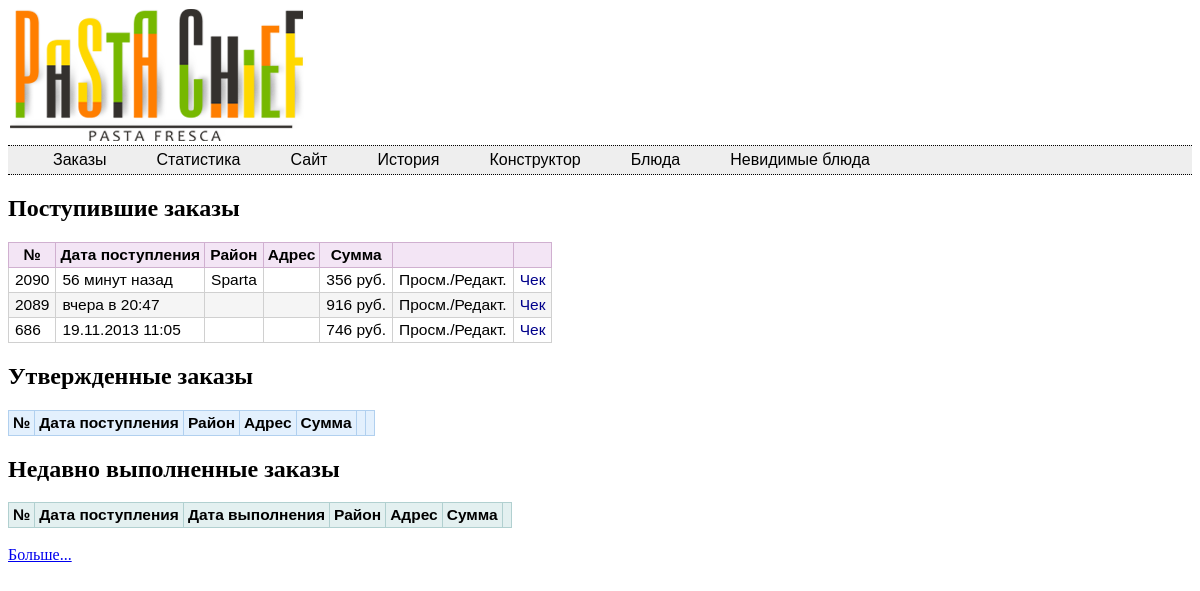
The page /admin/orders.php on the database its author committed.
### tables this page shows
CREATE TABLE IF NOT EXISTS `ps_orders` (
  `oid` int(11) NOT NULL AUTO_INCREMENT,
  `ohash` varchar(55) NOT NULL,
  `ctime` int(11) NOT NULL,
  `ftime` int(11) NOT NULL,
  `related_raj` int(11) NOT NULL,
  `adr` varchar(500) NOT NULL,
  `kvart` varchar(500) NOT NULL,
  `etaj` varchar(500) NOT NULL,
  `tel` varchar(500) NOT NULL,
  `comm` text NOT NULL,
  `sum` float NOT NULL,
  `self` int(2) NOT NULL,
  `forcefreesheep` int(2) NOT NULL,
  `status` enum('PLACED','CONFIRM','CANCEL','DONE') NOT NULL,
  PRIMARY KEY (`oid`),
  UNIQUE KEY `ohash` (`ohash`)
);

CREATE TABLE IF NOT EXISTS `ps_rajs` (
  `rid` int(11) NOT NULL AUTO_INCREMENT,
  `rname` varchar(255) NOT NULL,
  `sheep` float NOT NULL,
  `freesheep` float NOT NULL,
  PRIMARY KEY (`rid`)
);

### admin/orders.php (the view, shortened to what this page needs)
<?php
require_once("../libpastadb.php");
require_once("map.php");
    echo "<h2>Поступившие заказы</h2>";
    $ath = mysqli_query($db,"SELECT * FROM ps_orders LEFT JOIN ps_rajs ON rid = related_raj WHERE status = 'PLACED' ORDER BY ctime DESC;");
    $i = 0;
        echo "<table class=\"peertable placed\"><thead><tr>";
    echo "<th>№</th>";
    echo "<th>Дата поступления</th>";
    echo "<th>Район</th>";
    echo "<th>Адрес</th>";
    echo "<th>Сумма</th>";
    echo "<th></th>";
    echo "<th></th>";
    echo "</tr></thead><tbody>";
    while( $o = mysqli_fetch_array($ath)) {
        ++$i;
        echo "<tr class=\"".($i & 1 ? "" : "past")."\">";
        echo "<td><a href=\"edit.php?order=".$o['ohash']."\">".$o['oid']."</a></td>";
        echo "<td><a href=\"edit.php?order=".$o['ohash']."\">".addate($o['ctime'])."</a></td>";
        echo "<td><a href=\"edit.php?order=".$o['ohash']."\">".$o['rname']."</a></td>";
        echo "<td><a href=\"edit.php?order=".$o['ohash']."\">".$o['adr']." ".$o['kvart']."</a></td>";
        echo "<td><a href=\"edit.php?order=".$o['ohash']."\">".$o['sum']." руб.</a></td>";
        echo "<td><a href=\"edit.php?order=".$o['ohash']."\">Просм./Редакт.</a></td>";
        echo "<td><a href=\"check.php?order=".$o['ohash']."\" style=\"color: darkblue;\">Чек</a></td>";
        echo "</tr>";
       }
       echo "</tbody></table>";
           echo "<h2>Утвержденные заказы</h2>";
        echo "<table class=\"peertable\"><thead><tr>";
    echo "<th>№</th>";
    echo "<th>Дата поступления</th>";
    echo "<th>Район</th>";
    echo "<th>Адрес</th>";
    echo "<th>Сумма</th>";
    echo "<th></th>";
    echo "<th></th>";
    echo "</tr></thead><tbody>";
       echo "</tbody></table>";
           echo "<h2>Недавно выполненные заказы</h2>";
        echo "<table class=\"peertable shipped\"><thead><tr>";
    echo "<th>№</th>";
    echo "<th>Дата поступления</th>";
    echo "<th>Дата выполнения</th>";
    echo "<th>Район</th>";
    echo "<th>Адрес</th>";
    echo "<th>Сумма</th>";
    echo "<th></th>";
    echo "</tr></thead><tbody>";
       echo "</tbody></table>";
        echo "<br><a href=\"history.php\">Больше...</a>";
?>

### admin/map.php (shortened to what this page needs)
<?php
echo "<!DOCTYPE html PUBLIC \"-//W3C//DTD HTML 4.01 Transitional//EN\" \"http://www.w3.org/TR/html4/loose.dtd\">
	<head>
		<meta http-equiv=\"X-UA-Compatible\" content=\"IE=9\">
		<meta http-equiv=\"Content-Type\" content=\"text/html; charset=utf-8\">		<title>Паста - Администратор</title>
		<style>
		.links {
		    background: #eeeeee;
		    border-top: dotted black 1px;
		    border-bottom: dotted black 1px;
		    padding: 5px;
		}
		.links span {
		    padding: 10px;
		    padding-left: 40px;
		    font-size: 16px;
		    font-family: sans-serif;
		}
		.links a {
		    color: black;
		    text-decoration: none;
		}
		.links a:hover {
		    color: blue;
		}
table.peertable span {
	padding: 0;
	margin: 0;
}
table.peertable {
	border-collapse: collapse;
	border-spacing: 2px;
	font-family: sans-serif;
	font-size: 15.5px;
}
table.peertable tr {
	empty-cells: show;
	height: 25px;
}
table.peertable tr:hover {
	background: #FCFCCB;
}
table.peertable th {
	background-color: #E3F0FD;
	border: 1px solid #B1D0EF;
	padding: 0px 4px;
}
table.shipped th {
	background-color: #E3F0F0;
	border: 1px solid #B1D0D0;
	padding: 0px 4px;
}
table.placed th {
	background-color: #F3E5F5;
	border: 1px solid #D0B0D0;
	padding: 0px 4px;
}
table.peertable td {
	border: 1px solid #D0D0D0;
	padding: 0px 6px;
}
table.peertable td a {
	color: black;
	text-decoration:none;
}
table.peertable tr.past {
	background: #f5f5f5;
}
table.peertable tr.past:hover {
	background: #FCFCCB;
}
td select {
    font-size: 15px;
    font-family: sans-serif;
}
.hidden {
    display: none;
}
		</style>
                <script type=\"text/javascript\" src=\"../index_files/js/jquery-1.9.0.min.js\"></script>
			</head>
<body lang=\"en\">
";
$links = array(
    "orders.php"     =>    "Заказы",
    "stat.php"       =>    "Статистика",
    "../index.php"   =>    "Сайт",
    "history.php"       =>    "История",
    "constructor.php"       =>    "Конструктор",
    "items.php"       =>    "Блюда",
	"archive.php"       =>    "Невидимые блюда",
);
  echo "<img src=\"logo.png\">";
echo "<div class=\"links\">
		";
foreach ($links as $a=>$b) {
	echo "<span><a href=\"$a\">$b</a></span>";
}
echo "</div>";
function addate($time) {
    	$lang2 = array(       "lang" => "rus",
                         "minuta" => " минуту",
                         "minuts" => " минуты",
                         "minut" => " минут",
                         "hour" => " час",
                         "hours" => " часа",
                         "hoursov" => " часов",
                         "day" => " день",
                         "days" => " дня",
                         "days2" => " дней",
                         );
    if (time() - $time < 3600) return ago(time() - $time,"",$lang2);
    if (time() - $time < 48*3600 && date("d",$time) == (date("d",time())-1)) return "вчера в ".date("H:i",$time);
    return date("d.m.Y H:i",$time);
}
function ago($dtime,$style,$lang) {
        $agod = abs($dtime);
        if ($agod<=3600) { $c = floor($agod/60); $ago =$c.minutes($c,$lang); }
        elseif ($agod<=3600*24){ $c = floor($agod/3600); $ago = $c.hours($c,$lang); }
        else { $c =floor($agod/3600/24); $ago = $c.days($c,$lang); }
        if ($dtime>0) return "<span style=\"$style\">$ago</span> назад"; else return "<span style=\"$style\">$ago</span>";
}
function minutes($min,$lang) {
    if ($lang['lang']=='rus' || $lang['lang']=='rus2') {
        $min = $min % 100;
        $min = ($min > 20) ? $min % 10 : $min % 20;
        return $lang['minut'];
    } else {
         if ($min==1) return $lang['minuta'];
         return $lang['minuts'];
    }
}
?>

### admin/map.php (style rules this page uses)
.links { background: #eeeeee; border-top: dotted black 1px; border-bottom: dotted black 1px; padding: 5px; }
.links span { padding: 10px; padding-left: 40px; font-size: 16px; font-family: sans-serif; }
.links a { color: black; text-decoration: none; }
table.peertable span { padding: 0; margin: 0; }
table.peertable { border-collapse: collapse; border-spacing: 2px; font-family: sans-serif; font-size: 15.5px; }
table.peertable tr { empty-cells: show; height: 25px; }
table.peertable th { background-color: #E3F0FD; border: 1px solid #B1D0EF; padding: 0px 4px; }
table.shipped th { background-color: #E3F0F0; border: 1px solid #B1D0D0; padding: 0px 4px; }
table.placed th { background-color: #F3E5F5; border: 1px solid #D0B0D0; padding: 0px 4px; }
table.peertable td { border: 1px solid #D0D0D0; padding: 0px 6px; }
table.peertable td a { color: black; text-decoration:none; }
table.peertable tr.past { background: #f5f5f5; }

### rows shown on the page
ps_orders: oid "2090", ps_rajs.rname "Sparta", sum "356"
ps_orders: oid "2089", ctime "вчера в 20:47", sum "916"
ps_orders: oid "686", ctime "19.11.2013 11:05", sum "746"

### other values the page prints
$b "Заказы"
$b "Статистика"
$b "Сайт"
$b "История"
$b "Конструктор"
$b "Блюда"
$b "Невидимые блюда"
